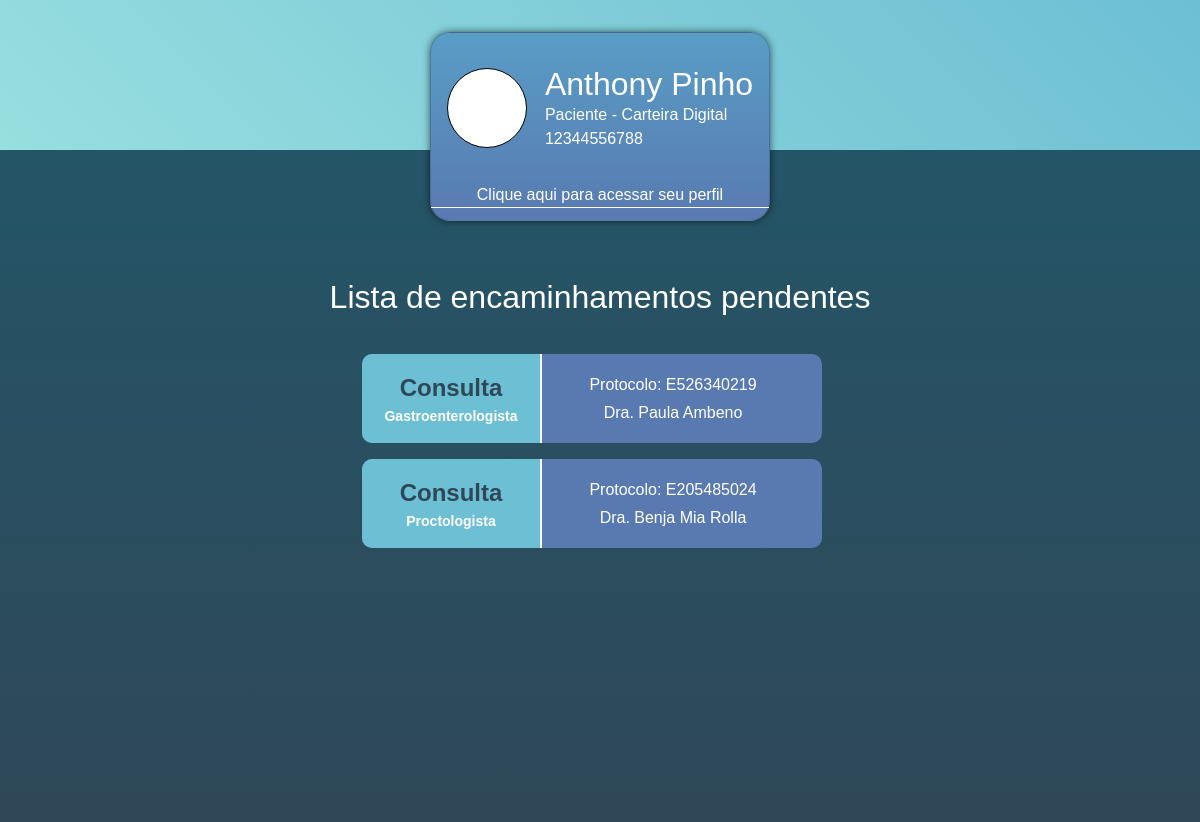
Screenshot of /encaminhamentos with the database file from the repository.
### main/models.py (models this page shows, shortened)
class DimEncaminhamento(db.Model):
    _tablename_ = 'dim_encaminhamento'
    id_encaminhamento = db.Column(db.Integer, primary_key=True)
    fk_id_tipo_encaminhamento = db.Column(db.String, db.ForeignKey('dim_tipo_encaminhamento.id_tipo_encaminhamento'), nullable=False)
    fk_id_paciente = db.Column(db.Integer, db.ForeignKey('dim_paciente.id_paciente'), nullable=False)
    fk_id_medico = db.Column(db.Integer, db.ForeignKey('dim_medico.id_medico'), nullable=True)
    fk_id_exame = db.Column(db.Integer, db.ForeignKey('dim_tipo_exame.id_exame'), nullable=True)
    protocolo_encaminhamento = db.Column(db.String, nullable=True)
    paciente = db.relationship('DimPaciente', backref=db.backref('encaminhamentos', lazy=True))
    medico = db.relationship('DimMedico', backref=db.backref('encaminhamentos', lazy=True))
    exame = db.relationship('DimTipoExame', backref=db.backref('encaminhamentos', lazy=True))
    tipo = db.relationship('DimTipoEncaminhamento', backref=db.backref('tipo', lazy=True))

class DimTipoEncaminhamento(db.Model):
    _tablename_ = 'dim_tipo_encaminhamento'
    id_tipo_encaminhamento = db.Column(db.Integer, primary_key=True)
    tipo_encaminhamento = db.Column(db.String(100), nullable=False)

class DimMedico(db.Model):
    _tablename_ = 'dim_medico'
    id_medico = db.Column(db.Integer, primary_key=True)
    cpf = db.Column(db.String(11), unique=True, nullable=False)
    pronome_tratamento = db.Column(db.String(10), nullable=False)
    nome = db.Column(db.String(100), nullable=False)
    crm = db.Column(db.String(20), unique=True, nullable=False)
    data_nascimento = db.Column(db.Date, nullable=True)
    telefone = db.Column(db.String(20), nullable=True)
    email = db.Column(db.String(100), nullable=True)
    senha = db.Column(db.String(255), nullable=True)
    access_key = db.Column(db.String(255), nullable=True)
    especialidade = db.Column(db.String(100), nullable=False)

### main/routes.py (the view)
@app.route('/encaminhamentos', methods=['GET', 'POST'])
def listar_encaminhamentos():
    id_paciente = 4  # SERÁ SUBSTITUÍDO PELO ID DO USUÁRIO LOGADO
    paciente = DimPaciente.query.get(id_paciente)
    encaminhamentos = (DimEncaminhamento.query
                       .filter(DimEncaminhamento.fk_id_paciente == id_paciente)
                       .all()
                       )
    exames = (
        DimEncaminhamento.query
        .filter(DimEncaminhamento.fk_id_paciente == id_paciente)
        .filter(DimEncaminhamento.fk_id_exame != None)
        .all()
    )
    consultas = (
        DimEncaminhamento.query
        .filter(DimEncaminhamento.fk_id_paciente == id_paciente)
        .filter(DimEncaminhamento.fk_id_medico != None)
        .all()
    )
    titulo = "Lista de encaminhamentos pendentes"
    return render_template("listar_encaminhamentos.html",
                           exames=exames,
                           consultas=consultas,
                           paciente=paciente,
                           encaminhamentos=encaminhamentos,
                           titulo=titulo
                           )

### main/templates/listar_encaminhamentos.html (shortened to what this page needs)
<!DOCTYPE html>
<html lang="en">
<head>
    {% include 'includes/bootstrap.html' %}
    <link rel="stylesheet" href="{{ url_for('static', filename='style.css') }}">
    <link rel="stylesheet" href="https://cdn.jsdelivr.net/npm/bootstrap-icons@1.11.3/font/bootstrap-icons.min.css">
</head>
<body>
    <header>
        <div class="card">
            <div class="infos">
                <div class="user_img">
                </div>
                <div class="user_info">
                    <a href="/menu_paciente">
                        <h2 class="mb-0">Anthony Pinho</h2>
                        <p class="mb-0">Paciente - Carteira Digital</p>
                        <p class="mb-0">12344556788</p>
                    </a>
                </div>
            </div>
            <div class="footer_card">
                <a href="#">Clique aqui para acessar seu perfil</a>
            </div>
        </div>
    </header>
    <section class="services_area">
        <h2 class="mb-4" id="title_service">
            {{ titulo }}
        </h2>
        <div class="list_users">
            {% for encaminhamento in encaminhamentos %}
                <a href="#" class="user_info_list" data-bs-toggle="modal" data-bs-target="#confirmation{{encaminhamento.id_encaminhamento}}">
                    <div class="date-consult">
                        <span id="date_list">{{ encaminhamento.tipo.tipo_encaminhamento }}</span>
                        {% if encaminhamento.fk_id_medico %}
                            <span id="day_list">{{encaminhamento.medico.especialidade}}</span>
                        {% endif %}
                    </div>
                    <div class="user_more_info">
                        <span>Protocolo: {{encaminhamento.protocolo_encaminhamento}}</span>
                        <span>{{encaminhamento.medico.pronome_tratamento}} {{encaminhamento.medico.nome}}</span>
                    </div>
                </a>
            {% endfor%}
        </div>
    </section>
</body>
</html>

### main/static/style.css (style rules this page uses)
* { margin: 0; padding: 0; box-sizing: border-box; font-family: sans-serif; }
body { height: 100vh; }
header { position: static; height: 150px; background: linear-gradient(45deg, #97dedf, #6dbfd4); display: flex; justify-content: center; box-shadow: 2px 0px 8px -1px rgba(0,0,0,1); }
.card { height: 23%; margin-top: 2rem; position: absolute; border-radius: 20px; background: linear-gradient(#599dc6, #597ab0); min-width: 25%; display: flex; flex-direction: column; color: #fff; box-shadow: 0px 0px 8px -1px rgba(0,0,0,0.75); }
.infos { display: flex; justify-content: center; gap: 18px; align-items: center; margin-top: 1rem; padding: 1rem; }
.user_img { width: 80px; height: 80px; background-color: #fff; border-radius: 50%; border: 1px solid #000; }
.footer_card { width: 100%; display: flex; margin-top: 1rem; justify-content: center; align-items: center; border-bottom: 1px solid #fff; }
.footer_card a { color: #fff; text-decoration: none; }
.services_area { display: flex; flex-direction: column; align-items: center; width: 100%; height: 84vh; background: linear-gradient(#245567, #2f4858); }
#title_service { color: #fff; margin-top: 8rem; }
.list_users { padding: 2px; margin-top: 12px; margin-bottom: 12px; max-height: 600px; width: 480px; display: flex; justify-content: end; align-items: center; flex-wrap: wrap; overflow-y: auto; }
.user_info a { text-decoration: none; color: #fff; }
.user_info_list { text-decoration: none; display: flex; align-items: center; width: 460px; background-color: #597ab0; border-radius: 10px; cursor: pointer; transition: all .1s; margin-bottom: 1rem; margin-right: 1rem; }
.date-consult { display: flex; flex-direction: column; min-width: 180px; align-items: center; margin-right: 1rem; border-right: 2px solid #fff; padding: 1rem; font-size: 18pt; background-color: #6dbfd4; border-radius: 10px 0px 0px 10px; }
#date_list { font-size: 18pt; font-weight: bold; color: #2f4858; }
#day_list { font-size: 14px; font-weight: 600; color: #fff; }
.user_more_info { display: flex; flex-direction: column; min-width: 230px; gap: 4px; padding: 1rem; align-items: center; justify-content: space-between; color: #fff; }

### rows the page displays
DimEncaminhamento: tipo.tipo_encaminhamento "Consulta", medico.especialidade "Gastroenterologista", protocolo_encaminhamento "E526340219", medico.pronome_tratamento "Dra.", medico.nome "Paula Ambeno"
DimEncaminhamento: tipo.tipo_encaminhamento "Consulta", medico.especialidade "Proctologista", protocolo_encaminhamento "E205485024", medico.pronome_tratamento "Dra.", medico.nome "Benja Mia Rolla"

### other values shown
{{ titulo }} "Lista de encaminhamentos pendentes"
